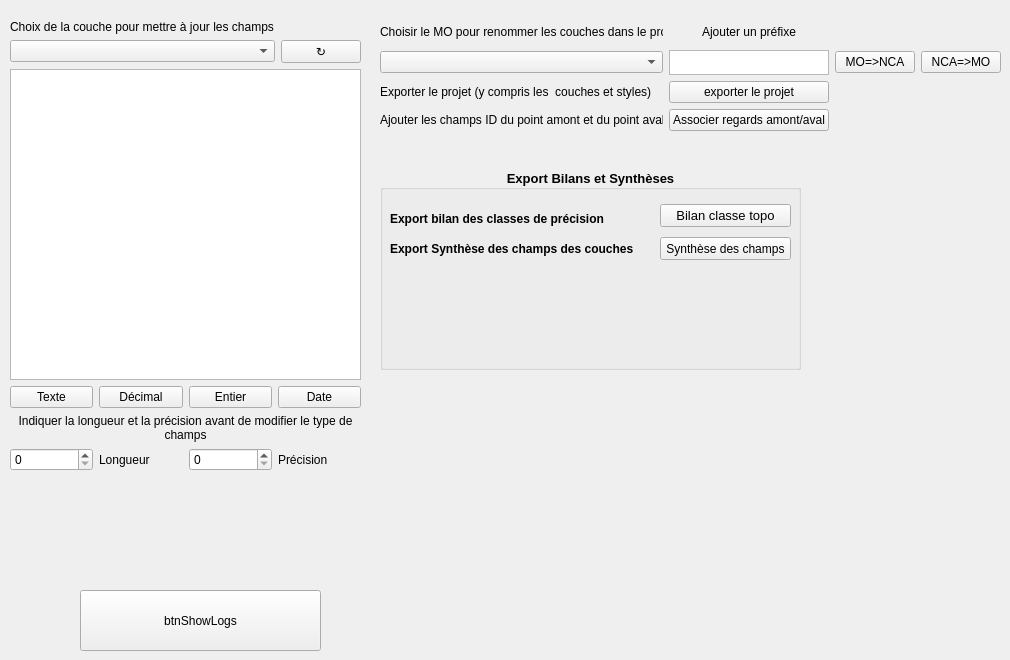
   <widget class="QWidget" name="tab_maj_plan">
    <attribute name="title">
     <string>MAJ plan</string>
    </attribute>
    <widget class="QWidget" name="verticalLayoutWidget_9">
     <property name="geometry">
      <rect>
       <x>10</x>
       <y>20</y>
       <width>351</width>
       <height>451</height>
      </rect>
     </property>
     <layout class="QVBoxLayout" name="verticalLayout_9">
      <item>
       <widget class="QLabel" name="label_20">
        <property name="text">
         <string>Choix de la couche pour mettre à jour les champs</string>
        </property>
       </widget>
      </item>
      <item>
       <layout class="QHBoxLayout" name="horizontalLayout_10" stretch="30,1">
        <item>
         <widget class="QComboBox" name="Listecouche"/>
        </item>
        <item>
         <widget class="QPushButton" name="btn_actualiser">
          <property name="toolTip">
           <string>Actualiser la liste des couches</string>
          </property>
          <property name="text">
           <string>↻</string>
          </property>
         </widget>
        </item>
       </layout>
      </item>
      <item>
       <widget class="QTableView" name="Champview">
        <property name="sortingEnabled">
         <bool>true</bool>
        </property>
       </widget>
      </item>
      <item>
       <layout class="QHBoxLayout" name="horizontalLayout_7">
        <item>
         <widget class="QPushButton" name="Texte">
          <property name="text">
           <string>Texte</string>
          </property>
         </widget>
        </item>
        <item>
         <widget class="QPushButton" name="Decimal">
          <property name="text">
           <string>Décimal</string>
          </property>
         </widget>
        </item>
        <item>
         <widget class="QPushButton" name="Entier">
          <property name="text">
           <string>Entier</string>
          </property>
         </widget>
        </item>
        <item>
         <widget class="QPushButton" name="Dates">
          <property name="text">
           <string>Date</string>
          </property>
         </widget>
        </item>
       </layout>
      </item>
      <item>
       <widget class="QLabel" name="label_3">
        <property name="acceptDrops">
         <bool>false</bool>
        </property>
        <property name="autoFillBackground">
         <bool>false</bool>
        </property>
        <property name="text">
         <string>Indiquer la longueur et la précision avant de modifier le type de champs</string>
        </property>
        <property name="alignment">
         <set>Qt::AlignCenter</set>
        </property>
        <property name="wordWrap">
         <bool>true</bool>
        </property>
       </widget>
      </item>
      <item>
       <layout class="QHBoxLayout" name="horizontalLayout_8">
        <item>
         <widget class="QSpinBox" name="Longueur"/>
        </item>
        <item>
         <widget class="QLabel" name="label_long">
          <property name="text">
           <string>Longueur</string>
          </property>
         </widget>
        </item>
        <item>
         <widget class="QSpinBox" name="Precision"/>
        </item>
        <item>
         <widget class="QLabel" name="label_pres">
          <property name="text">
           <string>Précision</string>
          </property>
         </widget>
        </item>
       </layout>
      </item>
     </layout>
    </widget>
    <widget class="QPushButton" name="btnShowLogs">
     <property name="geometry">
      <rect>
       <x>80</x>
       <y>590</y>
       <width>241</width>
       <height>61</height>
      </rect>
     </property>
     <property name="text">
      <string>btnShowLogs</string>
     </property>
    </widget>
    <widget class="QWidget" name="gridLayoutWidget_3">
     <property name="geometry">
      <rect>
       <x>380</x>
       <y>20</y>
       <width>621</width>
       <height>111</height>
      </rect>
     </property>
     <layout class="QGridLayout" name="gridLayout_3" rowstretch="10,0,0,0" columnstretch="10,0,0,0">
      <item row="1" column="1">
       <widget class="QTextEdit" name="suffixe_couches">
        <property name="maximumSize">
         <size>
          <width>16777215</width>
          <height>25</height>
         </size>
        </property>
        <property name="lineWidth">
         <number>2</number>
        </property>
        <property name="midLineWidth">
         <number>2</number>
        </property>
       </widget>
      </item>
      <item row="3" column="1">
       <widget class="QPushButton" name="bouton_regards">
        <property name="text">
         <string>Associer regards amont/aval</string>
        </property>
       </widget>
      </item>
      <item row="1" column="2">
       <widget class="QPushButton" name="layer_rename_MO_NCA">
        <property name="text">
         <string>MO=&gt;NCA</string>
        </property>
       </widget>
      </item>
      <item row="1" column="0">
       <widget class="QComboBox" name="Lste_MO"/>
      </item>
      <item row="0" column="0">
       <widget class="QLabel" name="label_10">
        <property name="text">
         <string>Choisir le MO pour renommer les couches dans le projet</string>
        </property>
       </widget>
      </item>
      <item row="1" column="3">
       <widget class="QPushButton" name="layer_rename_NCA_MO">
        <property name="text">
         <string>NCA=&gt;MO</string>
        </property>
       </widget>
      </item>
      <item row="2" column="1">
       <widget class="QPushButton" name="Exporter_projet_local">
        <property name="text">
         <string>exporter le projet</string>
        </property>
       </widget>
      </item>
      <item row="0" column="1">
       <widget class="QLabel" name="label">
        <property name="text">
         <string>Ajouter un préfixe</string>
        </property>
        <property name="alignment">
         <set>Qt::AlignCenter</set>
        </property>
       </widget>
      </item>
      <item row="2" column="0">
       <widget class="QLabel" name="label_2">
        <property name="text">
         <string>Exporter le projet (y compris les  couches et styles)</string>
        </property>
       </widget>
      </item>
      <item row="3" column="0">
       <widget class="QLabel" name="label_22">
        <property name="text">
         <string>Ajouter les champs ID du point amont et du point aval</string>
        </property>
       </widget>
      </item>
     </layout>
    </widget>
    <widget class="QGroupBox" name="groupBox_3">
     <property name="geometry">
      <rect>
       <x>380</x>
       <y>169</y>
       <width>421</width>
       <height>201</height>
      </rect>
     </property>
     <property name="font">
      <font>
       <pointsize>10</pointsize>
       <weight>75</weight>
       <bold>true</bold>
      </font>
     </property>
     <property name="title">
      <string>Export Bilans et Synthèses</string>
     </property>
     <property name="alignment">
      <set>Qt::AlignCenter</set>
     </property>
     <widget class="QLabel" name="lbl_bilan_topo">
      <property name="geometry">
       <rect>
        <x>10</x>
        <y>40</y>
        <width>221</width>
        <height>20</height>
       </rect>
      </property>
      <property name="font">
       <font>
        <pointsize>9</pointsize>
        <weight>75</weight>
        <bold>true</bold>
       </font>
      </property>
      <property name="text">
       <string>Export bilan des classes de précision</string>
      </property>
     </widget>
     <widget class="QPushButton" name="bilan_edv_classe_topo">
      <property name="geometry">
       <rect>
        <x>280</x>
        <y>35</y>
        <width>131</width>
        <height>23</height>
       </rect>
      </property>
      <property name="font">
       <font>
        <pointsize>10</pointsize>
        <weight>50</weight>
        <bold>false</bold>
       </font>
      </property>
      <property name="text">
       <string>Bilan classe topo</string>
      </property>
     </widget>
     <widget class="QLabel" name="lbl_bilan_topo_2">
      <property name="geometry">
       <rect>
        <x>10</x>
        <y>70</y>
        <width>261</width>
        <height>20</height>
       </rect>
      </property>
      <property name="font">
       <font>
        <pointsize>9</pointsize>
        <weight>75</weight>
        <bold>true</bold>
       </font>
      </property>
      <property name="text">
       <string>Export Synthèse des champs des couches </string>
      </property>
     </widget>
     <widget class="QPushButton" name="bilan_edv_synthese_couches">
      <property name="geometry">
       <rect>
        <x>280</x>
        <y>68</y>
        <width>131</width>
        <height>23</height>
       </rect>
      </property>
      <property name="font">
       <font>
        <pointsize>9</pointsize>
        <weight>50</weight>
        <bold>false</bold>
       </font>
      </property>
      <property name="text">
       <string>Synthèse des champs</string>
      </property>
     </widget>
    </widget>
    <zorder>groupBox_3</zorder>
    <zorder>verticalLayoutWidget_9</zorder>
    <zorder>btnShowLogs</zorder>
    <zorder>gridLayoutWidget_3</zorder>
   </widget>
